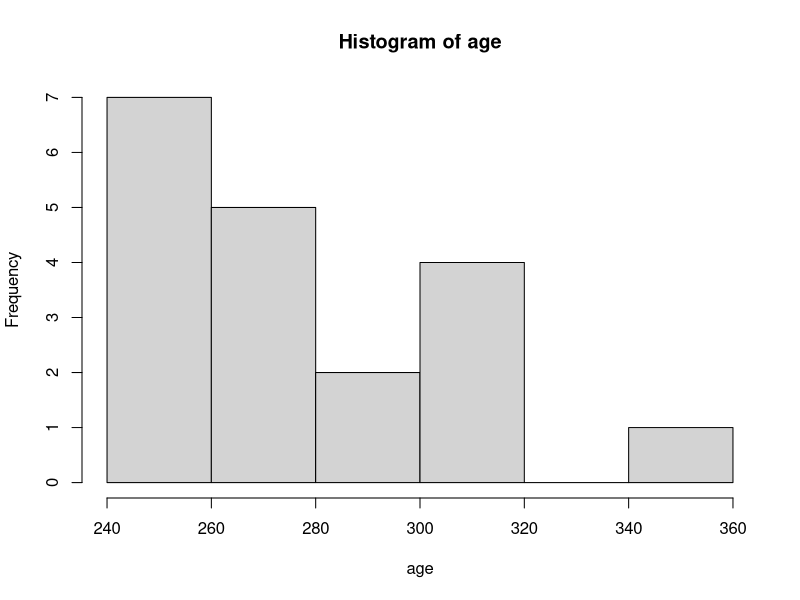
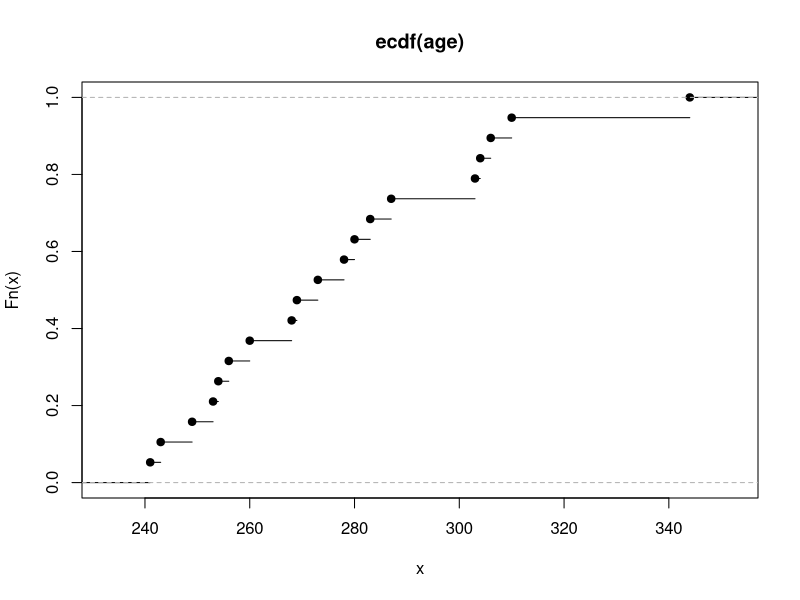
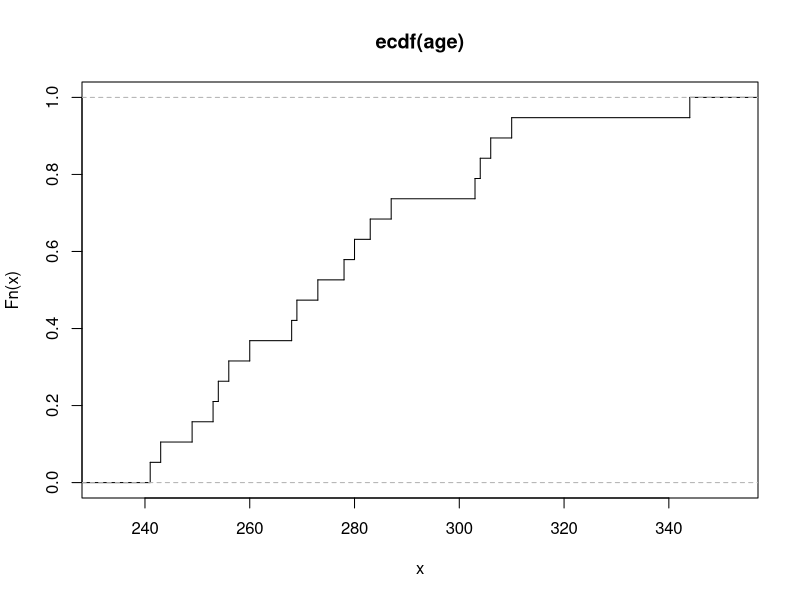
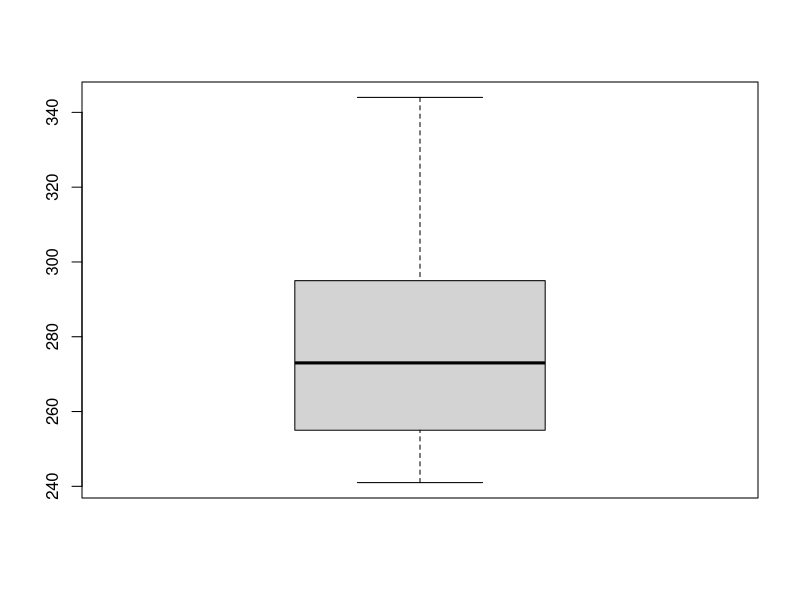

Here is the R script that generated these plots, in order:
# You may copy the commands below from the web-browser into the command-window of R (or into a R-script)

# A line that starts with # is a comment, and R will disregard such lines.





#At the lectures we looked an example with the age of mineral samples (cf. slide 3 from the lectures)

#We will in this exercise see how the computations for this examples may be done in R.





#Start by reading the data into R. This may be done by the command:

age=c(249, 254, 243, 268, 253, 269, 287, 241, 273, 306, 303, 280, 260, 256, 278, 344, 304, 283, 310)





#Compute mean, median and standard deviation:

mean(age)

median(age)

sd(age)



# Check that you get the same result as in the lectures (cf slide 3)





# Make a histogram (cf. slide 4)

hist(age)
ecdf(age)




# Plot the empirical distribution function (cf. slide 4)

plot(ecdf(age))                                         # Basic plot

plot(ecdf(age),verticals=T, do.points=F)          # Nicer looking plot





# Compute min, first quartile, median, third quartile, and max (cf. slide 5)

quantile(age)





# Make a boxplot (cf. slide 5)

boxplot(age)

summary(age)




#We will then consider confidence intervals and hypothesis testing.

# We will illustrate direct calculations of the quantities involved as well as the use of a special R-command.





# Compute the 97.5% percentile of the t-distribution with 18 degrees of freedom:

qt(0.975,18)



# Compute lower and upper limit of the 95% confidence interval:

mean(age) - qt(0.975,18)*(sd(age)/sqrt(19))      # lower limit

mean(age) + qt(0.975,18)*(sd(age)/sqrt(19))     # upper limit



# Check that you get the same result as in the lectures (cf slide 18)





# Compute t-statistic:

tstat=(mean(age)-265)/(sd(age)/sqrt(19))       #t-statistic

tstat



# Compute P-value:

1-pt(tstat,18)



# Check that you get the same result as in the lectures (cf slide 22)





# R has readymade commands for t-tests with corresponding confidence intervals.

# Use the command "t.test" to compute the confidence interval (this gives a two-sided test):

t.test(age,mu=265)



# Use the command "t.test" to compute a one-sided test (this gives a one-sided confidence interval):

t.test(age,alternative="greater",mu=265)



# Check that you get the same results as above.


#1b)
# We will use the same data set as in Exercise 1, age of mineral samples.

# First generate one bootstrap sample by the command
bootsamp=sample(age,replace=T)
bootsamp

# Compare this sampled data with the original data by writing
sort(bootsamp); sort(age)

# Compute the mean and median of the bootstrap sample and compare with the corresponding
#values in the original data.
mean(bootsamp); median(bootsamp)
mean(age); median(age)

# Draw another bootstrap sample and repeat the comparison.
bootsamp2 = sample(age, replace=T)
sort(bootsamp2); sort(age)

mean(bootsamp2); median(bootsamp2)
mean(age); median(age)


# One will typically draw a large number of bootstrap samples, say 1000, calculate the
#statistic for which we want to find a confidence interval and use the 2.5 and 97.5 percentiles
#as the confidence limits. This can be done, for the mean, using the commands
bootagemean<-numeric(0)
for (i in 1:50000) 
  bootagemean[i]<-mean(sample(age,replace=T))
  sort(bootagemean)[c(25,975)]
  
t.test(sort(bootagemean[c(25, 975)]))
# Compare with the results using the t-interval. Also, inspect the ten first bootstrap estimates
#of the mean by writing
bootagemean[1:10]

# Increase the number of bootstrap samples to 10000 and 50000. Comment.
# --> the p-values becomes lower and the confidence interval "shrinks"

# Make bootstrap confidence intervals for the median.